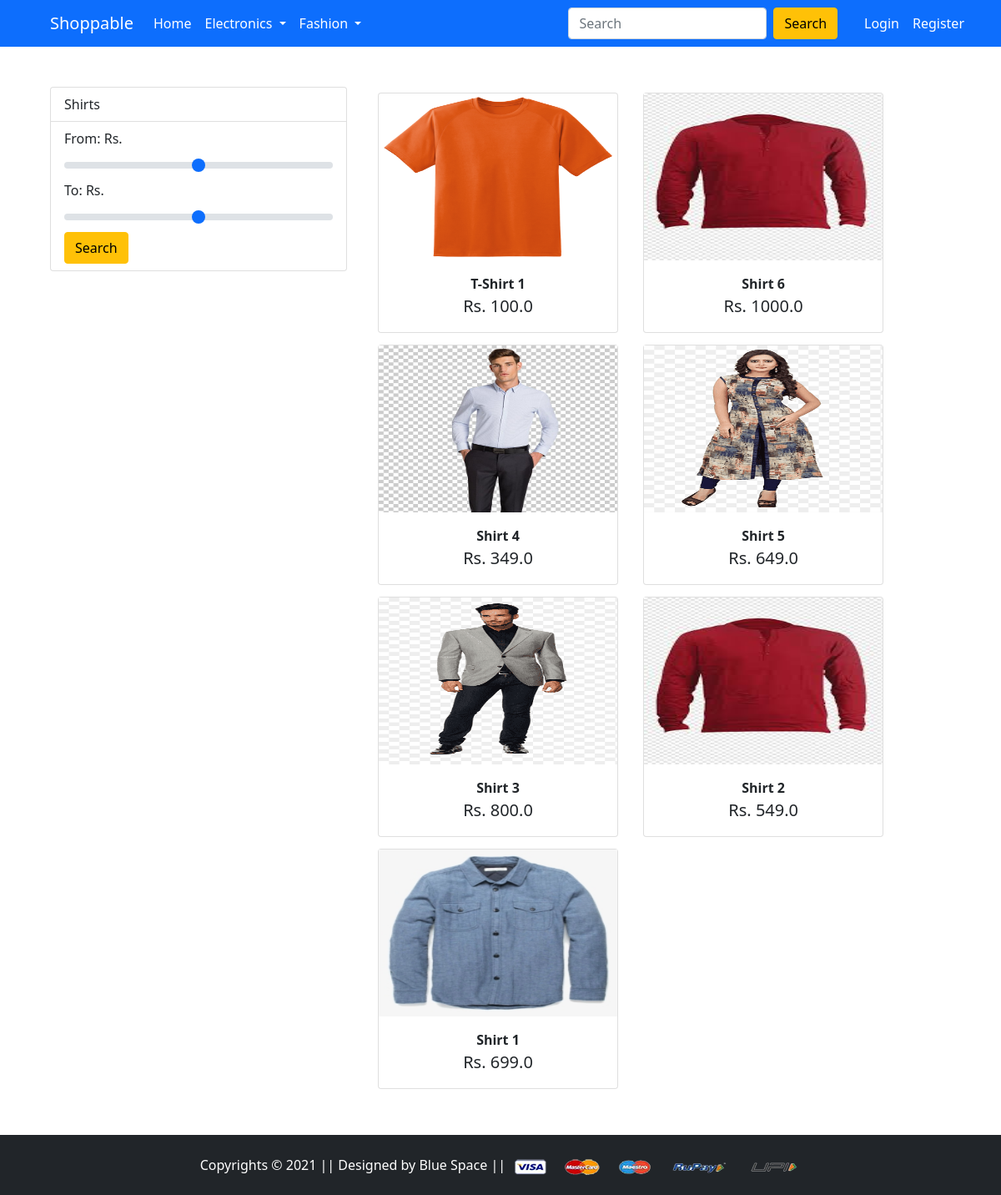
Screenshot of /topwear/ with the database file from the repository.
### app/models.py (models this page shows, shortened)
class Product(models.Model):
    title = models.CharField(max_length=255)
    selling_price = models.FloatField()
    discount_price = models.FloatField()
    description = models.TextField()
    brand = models.CharField(max_length=255)
    category = models.CharField(choices=CATEGORY_CHOICES, max_length=255)
    product_image = models.ImageField(upload_to='productimg')

### app/views.py (the view, shortened to what this page needs)
# urls.py: path('topwear/', views.TopWear, name="topwear"),
def TopWear(request):
    minvalue = request.GET.get('min-value')
    maxvalue = request.GET.get('max-value')
    if minvalue is None:
        product = Product.objects.filter(category="TW")
        if request.user.is_authenticated:
            return render(request, 'app/topwear.html', {'product': product, 'cart_item_count': Cart.objects.filter(user=request.user).count()})
        else:
            return render(request, 'app/topwear.html', {'product': product, })

### template/app/topwear.html (shortened to what this page needs)
{%extends 'app/base.html'%}
{%block main%}
<div class="container m-5">
    <div class="row">
        <div class="col-4">
          <div class="list-group" id="list-tab" role="tablist">
            <a class="list-group-item list-group-item-action" id="list-home-list" href="{%url 'topwear' %}" role="tab" aria-controls="list-mobiles">Shirts</a>
            <form class="list-group-item list-group-item-action" id="list-settings-list" method="GET" action="{%url 'topwear' %}" role="tab" aria-controls="list-apple">
                <label for="customRange3" class="form-label">From: Rs.</label>
                <input type="range" class="form-range" min="100" max="1000" step="50" id="customRange3" name="min-value" onclick="updateValue()">
                <label for="customRange4" class="form-label">To: Rs.</label>
                <input type="range" class="form-range" min="100" max="1000" step="50" id="customRange4" name="max-value" onclick="updateValue()">
                <input type="submit" value="Search" class="btn btn-warning">
            </form>
          </div>
        </div>
        <div class="col-8">
          <div class="tab-content" id="nav-tabContent">
            <div class="tab-pane fade show active" id="list-mobiles" role="tabpanel" aria-labelledby="list-home-list">
                {%for b in product %}
                <a href="{%url 'productdetails' b.id %}" class="btn">
                <div class="card" style="width: 18rem;">
                    <img src="{{b.product_image.url}}" alt="" height="200px">
                    <div class="card-body text-center">
                      <span class="fw-bold">{{b.title}}</span><br>
                      <span class="fs-5">Rs. {{b.discount_price}}</span>
                    </div>
                  </div>
                </a>
                {%endfor%}
            </div>
          </div>
        </div>
      </div>
</div>
{%endblock main%}

### rows the page displays
Product: product_image (picture), title "T-Shirt 1", discount_price "100.0"
Product: product_image (picture), title "Shirt 6", discount_price "1000.0"
Product: product_image (picture), title "Shirt 4", discount_price "349.0"
Product: product_image (picture), title "Shirt 5", discount_price "649.0"
Product: product_image (picture), title "Shirt 3", discount_price "800.0"
Product: product_image (picture), title "Shirt 2", discount_price "549.0"
Product: product_image (picture), title "Shirt 1", discount_price "699.0"
